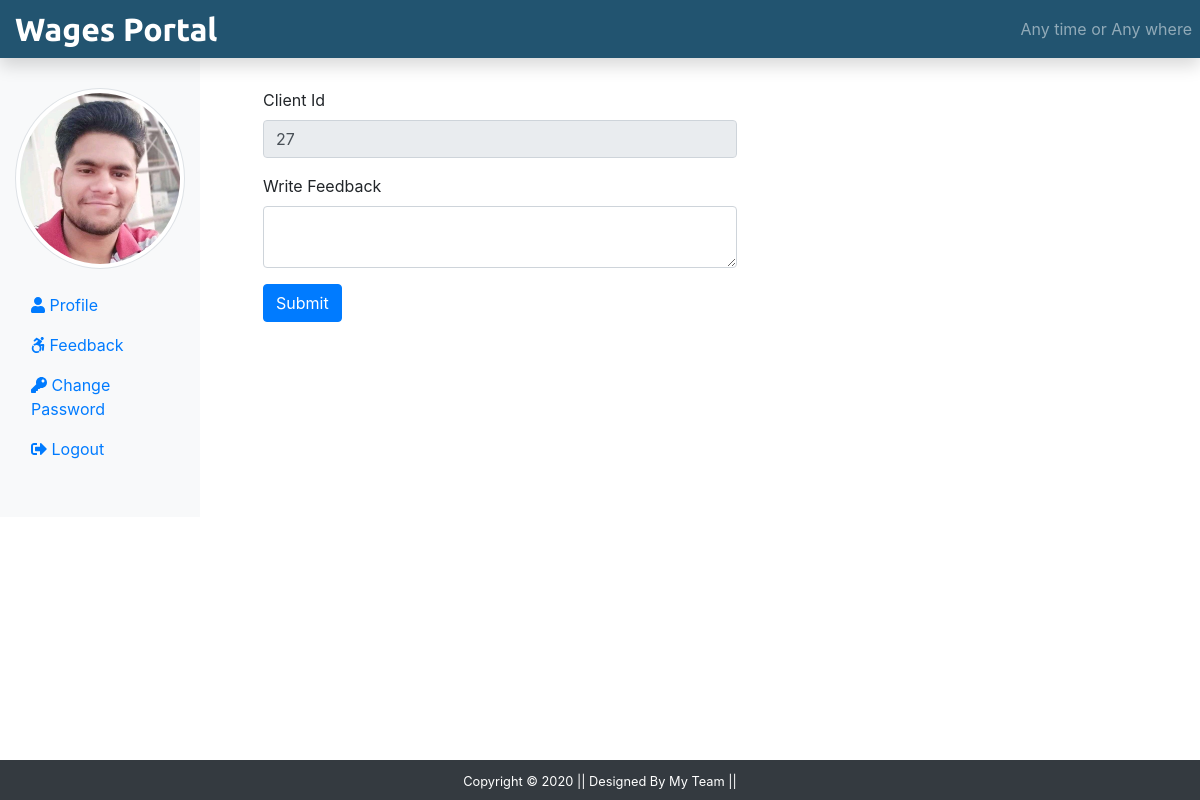
The page /client/clientfeedback.php (signed in) on the database its author committed.
### tables this page shows
CREATE TABLE `client` (
  `c_id` int(11) NOT NULL,
  `c_name` varchar(255) NOT NULL,
  `c_email` varchar(255) NOT NULL,
  `c_pass` varchar(255) NOT NULL,
  `c_occ` varchar(255) NOT NULL,
  `c_img` text NOT NULL
);

### client/clientfeedback.php (the view, shortened to what this page needs)
<?php
include('include/header.php');
include_once('../dbconnection.php');
if(isset($_SESSION['is_login'])){
	$clientLogEmail = $_SESSION['clientLogEmail'];
}
else{
	echo "<script>location.href='../index.php'</script>";
}
$sql = "SELECT * FROM client WHERE c_email = '$clientLogEmail'";
$result = $conn->query($sql);
if($result->num_rows == 1)
{
	$row = $result->fetch_assoc();
	$client_id = $row['c_id'];
}
?>
<div class="col-sm-6 mt-5">
	<form class="mx-5" method="POST" enctype="multipart/form-data">
		<div class="form-group">
			<label for="client_id">Client Id</label>
			<input type="text" name="client_id" class="form-control" id="client_id" readonly="" value="<?php if(isset($client_id)){ echo $client_id;} ?>">
		</div>
		<div class="form-group">
			<label for="client_feedback">Write Feedback</label>
			<textarea class="form-control" id="client_feedback" name="client_feedback" row="2"></textarea>
		</div>
		<button type="submit" class="btn btn-primary" name="clientFeedbackBtn">Submit</button>
	</form>
</div>
</div>
<?php
include('include/footer.php');
?>

### client/include/header.php (shortened to what this page needs)
<?php
include_once('../dbconnection.php');
if(isset($_SESSION['is_login'])){
	$clientLogEmail = $_SESSION['clientLogEmail'];
}
else{
	echo "<script>location.href='../index.php'</script>";
}
if(isset($clientLogEmail))
{
	$sql = "SELECT c_img FROM client WHERE c_email = '$clientLogEmail'";
	$result = $conn->query($sql);
	$row = $result->fetch_assoc();
	$client_img = $row['c_img'];
}
?>
<!DOCTYPE html>
<html lang="en">
<head>
    <link rel="stylesheet" href="../css/bootstrap.min.css">
    <link rel="stylesheet" href="../css/all.min.css">
    <link rel="stylesheet" href="../css/style.css">
</head>
<body>
	<nav class="navbar navbar-dark fixed-top flex-md-nowrap p-0 shadow" style="background-color: #225470;">
	<a href="../index.php" class="navbar-brand col-sm-3 col-md-2 mr-0">Wages Portal</a>
	 <span class="navbar-text pr-2">Any time or Any where</span>
	</nav>
	<div class="container-fluid mb-5" style="margin-top: 40px;">
		<div class="row">
			<nav class="col-sm-2 bg-light sidebar py-5 d-print-none">
				<div class="sidebar-sticky">
					<ul class="nav flex-column">
						<li class="nav-item mb-3">
							<img src="<?php echo $client_img ?>" alt="client_img" class="img-thumbnail rounded-circle">
						</li>
						<li class="nav-item">
							<a href="clientProfile.php" class="nav-link">
								<i class="fas fa-user"></i>
								Profile <span class="sr-only">(current)</span>
							</a>
						</li>
						<li class="nav-item">
							<a href="clientfeedback.php" class="nav-link">
								<i class="fab fa-accessible-icon"></i>
								Feedback
							</a>
						</li>
						<li class="nav-item">
							<a href="clientchangepass.php" class="nav-link">
								<i class="fas fa-key"></i>
								Change Password
							</a>
						</li>
						<li class="nav-item">
							<a href="../logout.php" class="nav-link">
								<i class="fas fa-sign-out-alt"></i>
								Logout
							</a>
						</li>
					</ul>
				</div>
			</nav>

### css/style.css (style rules this page uses)
* { margin: 0; padding: 0; box-sizing: border-box; }
.navbar-brand { font-family: 'Ubuntu', sans-serif; font-size: 2rem; font-weight: bold; color: #fff; }

### rows shown on the page
client: c_img (picture), client_id "27"
